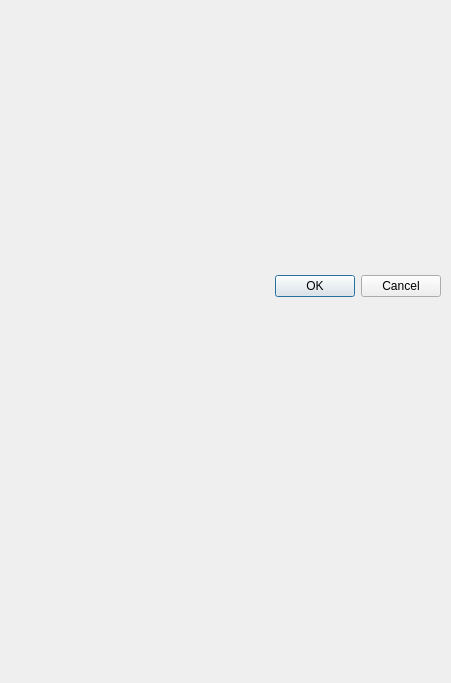
<?xml version="1.0" encoding="UTF-8"?>
<ui version="4.0">
 <class>EditData</class>
 <widget class="QDialog" name="EditData">
  <property name="geometry">
   <rect>
    <x>0</x>
    <y>0</y>
    <width>451</width>
    <height>683</height>
   </rect>
  </property>
  <property name="windowTitle">
   <string>Dialog</string>
  </property>
  <widget class="QDialogButtonBox" name="buttonBox">
   <property name="geometry">
    <rect>
     <x>200</x>
     <y>270</y>
     <width>241</width>
     <height>32</height>
    </rect>
   </property>
   <property name="orientation">
    <enum>Qt::Horizontal</enum>
   </property>
   <property name="standardButtons">
    <set>QDialogButtonBox::Cancel|QDialogButtonBox::Ok</set>
   </property>
  </widget>
 </widget>
 <resources/>
 <connections>
  <connection>
   <sender>buttonBox</sender>
   <signal>accepted()</signal>
   <receiver>EditData</receiver>
   <slot>accept()</slot>
   <hints>
    <hint type="sourcelabel">
     <x>248</x>
     <y>254</y>
    </hint>
    <hint type="destinationlabel">
     <x>157</x>
     <y>274</y>
    </hint>
   </hints>
  </connection>
  <connection>
   <sender>buttonBox</sender>
   <signal>rejected()</signal>
   <receiver>EditData</receiver>
   <slot>reject()</slot>
   <hints>
    <hint type="sourcelabel">
     <x>316</x>
     <y>260</y>
    </hint>
    <hint type="destinationlabel">
     <x>286</x>
     <y>274</y>
    </hint>
   </hints>
  </connection>
 </connections>
</ui>
